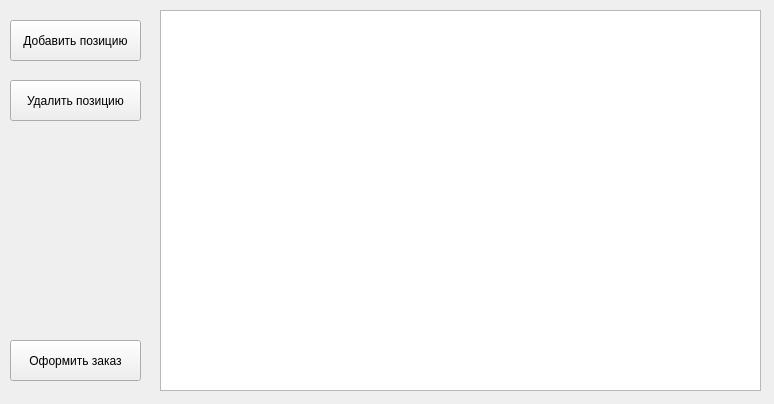
<?xml version="1.0" encoding="UTF-8"?>
<ui version="4.0">
 <class>OrderCreate</class>
 <widget class="QMainWindow" name="OrderCreate">
  <property name="geometry">
   <rect>
    <x>0</x>
    <y>0</y>
    <width>774</width>
    <height>404</height>
   </rect>
  </property>
  <property name="windowTitle">
   <string>Оформление заказа</string>
  </property>
  <widget class="QWidget" name="centralwidget">
   <widget class="QPushButton" name="add_product_button">
    <property name="geometry">
     <rect>
      <x>10</x>
      <y>20</y>
      <width>131</width>
      <height>41</height>
     </rect>
    </property>
    <property name="styleSheet">
     <string notr="true">font: 10pt &quot;Segoe UI&quot;;</string>
    </property>
    <property name="text">
     <string>Добавить позицию</string>
    </property>
   </widget>
   <widget class="QPushButton" name="remove_product_button">
    <property name="geometry">
     <rect>
      <x>10</x>
      <y>80</y>
      <width>131</width>
      <height>41</height>
     </rect>
    </property>
    <property name="styleSheet">
     <string notr="true">font: 10pt &quot;Segoe UI&quot;;</string>
    </property>
    <property name="text">
     <string>Удалить позицию</string>
    </property>
   </widget>
   <widget class="QTableWidget" name="tableWidget">
    <property name="geometry">
     <rect>
      <x>160</x>
      <y>10</y>
      <width>601</width>
      <height>381</height>
     </rect>
    </property>
   </widget>
   <widget class="QPushButton" name="add_order_button">
    <property name="geometry">
     <rect>
      <x>10</x>
      <y>340</y>
      <width>131</width>
      <height>41</height>
     </rect>
    </property>
    <property name="styleSheet">
     <string notr="true">font: 10pt &quot;Segoe UI&quot;;</string>
    </property>
    <property name="text">
     <string>Оформить заказ</string>
    </property>
   </widget>
  </widget>
 </widget>
 <resources/>
 <connections/>
</ui>
